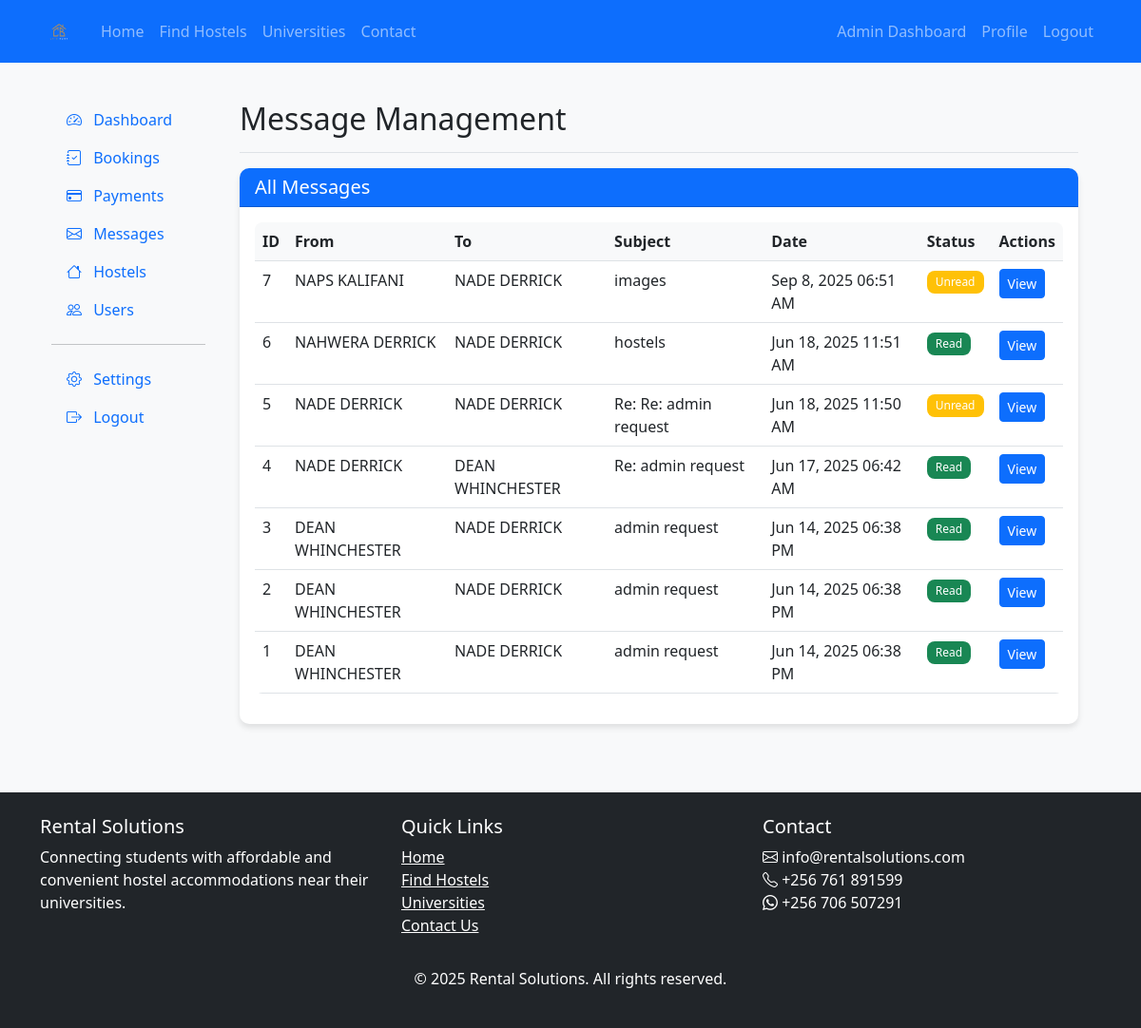
Before: /admin_messages.php (signed in) with the older database file.
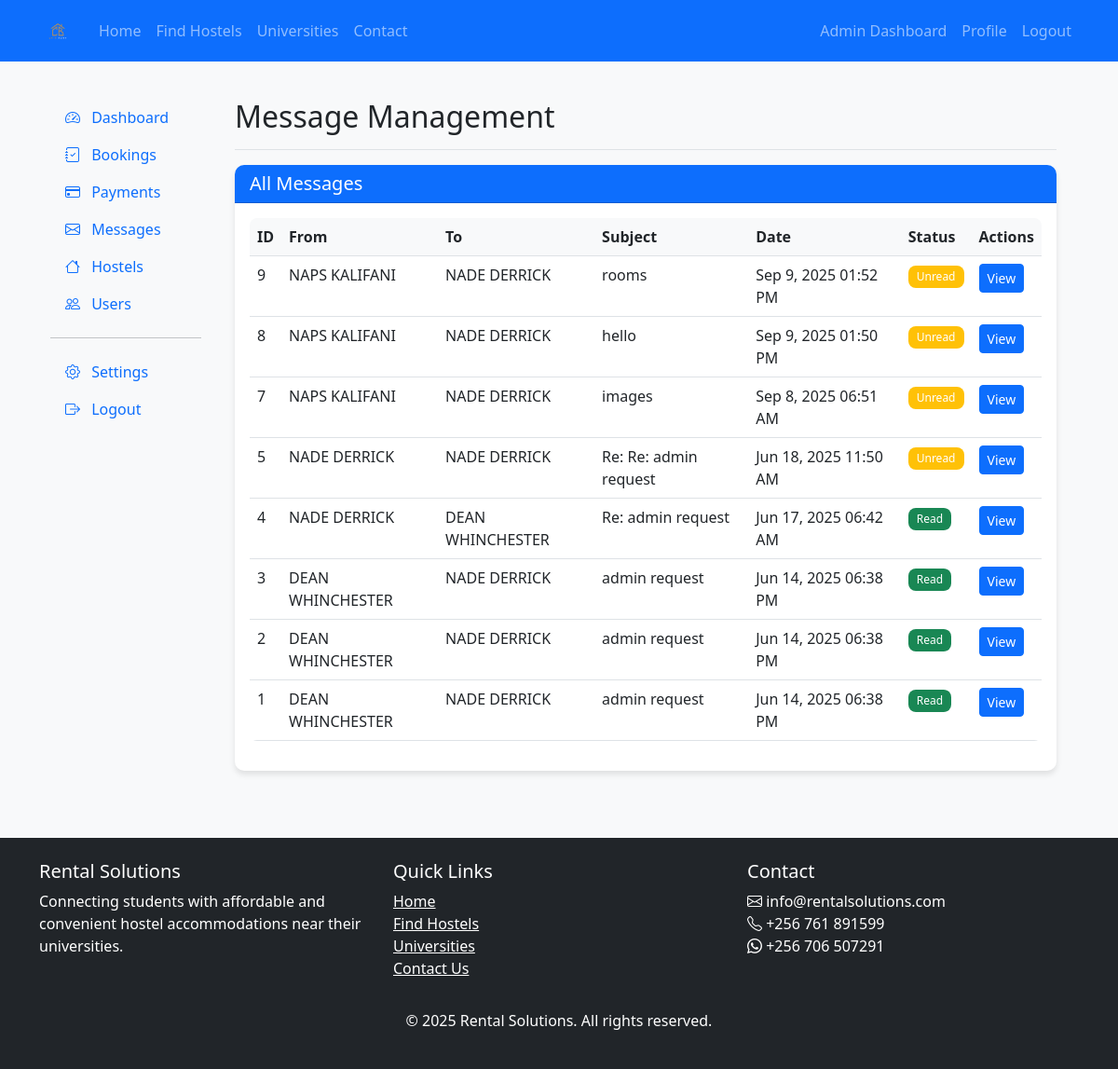
After: the same page with the newer database file.
### tables this page shows
CREATE TABLE `messages` (
  `message_id` int(11) NOT NULL,
  `sender_id` int(11) NOT NULL,
  `receiver_id` int(11) NOT NULL,
  `subject` varchar(255) NOT NULL,
  `message` text NOT NULL,
  `is_read` tinyint(1) DEFAULT 0,
  `created_at` timestamp NOT NULL DEFAULT current_timestamp()
);

CREATE TABLE `users` (
  `user_id` int(11) NOT NULL,
  `username` varchar(50) NOT NULL,
  `email` varchar(100) NOT NULL,
  `password` varchar(255) NOT NULL,
  `user_type` enum('student','landlord','admin') NOT NULL,
  `full_name` varchar(100) NOT NULL,
  `phone` varchar(20) NOT NULL,
  `university` varchar(100) DEFAULT NULL,
  `profile_pic` varchar(255) DEFAULT NULL,
  `verified` tinyint(1) DEFAULT 0,
  `created_at` timestamp NOT NULL DEFAULT current_timestamp(),
  `updated_at` timestamp NOT NULL DEFAULT current_timestamp() ON UPDATE current_timestamp(),
  `must_reset_password` tinyint(1) NOT NULL DEFAULT 0
);

### admin_messages.php (the view, shortened to what this page needs)
<?php
require_once __DIR__ . '/header.php';
global $conn;
?>
<div class="container-fluid">
    <div class="row">
        <?php require_once __DIR__ . '/admin_sidebar.php'; ?>
        <main class="col-md-9 ms-sm-auto col-lg-10 px-md-4">
            <div class="d-flex justify-content-between flex-wrap flex-md-nowrap align-items-center pt-3 pb-2 mb-3 border-bottom">
                <h1 class="h2">Message Management</h1>
            </div>
            <div class="card mb-4">
                <div class="card-header bg-primary text-white">
                    <h5 class="mb-0">All Messages</h5>
                </div>
                <div class="card-body">
                    <div class="table-responsive">
                        <table class="table table-hover">
                            <thead>
                                <tr>
                                    <th>ID</th>
                                    <th>From</th>
                                    <th>To</th>
                                    <th>Subject</th>
                                    <th>Date</th>
                                    <th>Status</th>
                                    <th>Actions</th>
                                </tr>
                            </thead>
                            <tbody>
                                <?php
                                $query = "SELECT m.*,
                                          u1.full_name AS sender_name,
                                          u2.full_name AS receiver_name
                                          FROM messages m
                                          JOIN users u1 ON m.sender_id = u1.user_id
                                          JOIN users u2 ON m.receiver_id = u2.user_id
                                          ORDER BY m.created_at DESC";
                                $result = $conn->query($query);
                                while($message = $result->fetch_assoc()): ?>
                                <tr>
                                    <td><?= $message['message_id'] ?></td>
                                    <td><?= htmlspecialchars($message['sender_name']) ?></td>
                                    <td><?= htmlspecialchars($message['receiver_name']) ?></td>
                                    <td><?= htmlspecialchars($message['subject']) ?></td>
                                    <td><?= date('M j, Y h:i A', strtotime($message['created_at'])) ?></td>
                                    <td>
                                        <span class="badge <?= $message['is_read'] ? 'bg-success' : 'bg-warning' ?>">
                                            <?= $message['is_read'] ? 'Read' : 'Unread' ?>
                                        </span>
                                    </td>
                                    <td>
                                        <a href="admin_view_message.php?id=<?= $message['message_id'] ?>" class="btn btn-sm btn-primary">View</a>
                                    </td>
                                </tr>
                                <?php endwhile; ?>
                            </tbody>
                        </table>
                    </div>
                </div>
            </div>
        </main>
    </div>
</div>
<?php require_once __DIR__ . '/footer.php'; ?>

Changed rows visible on the page:
removed messages: message_id "6", sender.full_name "NAHWERA DERRICK", receiver.full_name "NADE DERRICK", subject "hostels", created_at "Jun 18, 2025 11:51 AM", is_read "Read"
added messages: message_id "9", sender.full_name "NAPS KALIFANI", receiver.full_name "NADE DERRICK", subject "rooms", created_at "Sep 9, 2025 01:52 PM", is_read "Unread"
added messages: message_id "8", sender.full_name "NAPS KALIFANI", receiver.full_name "NADE DERRICK", subject "hello", created_at "Sep 9, 2025 01:50 PM", is_read "Unread"
